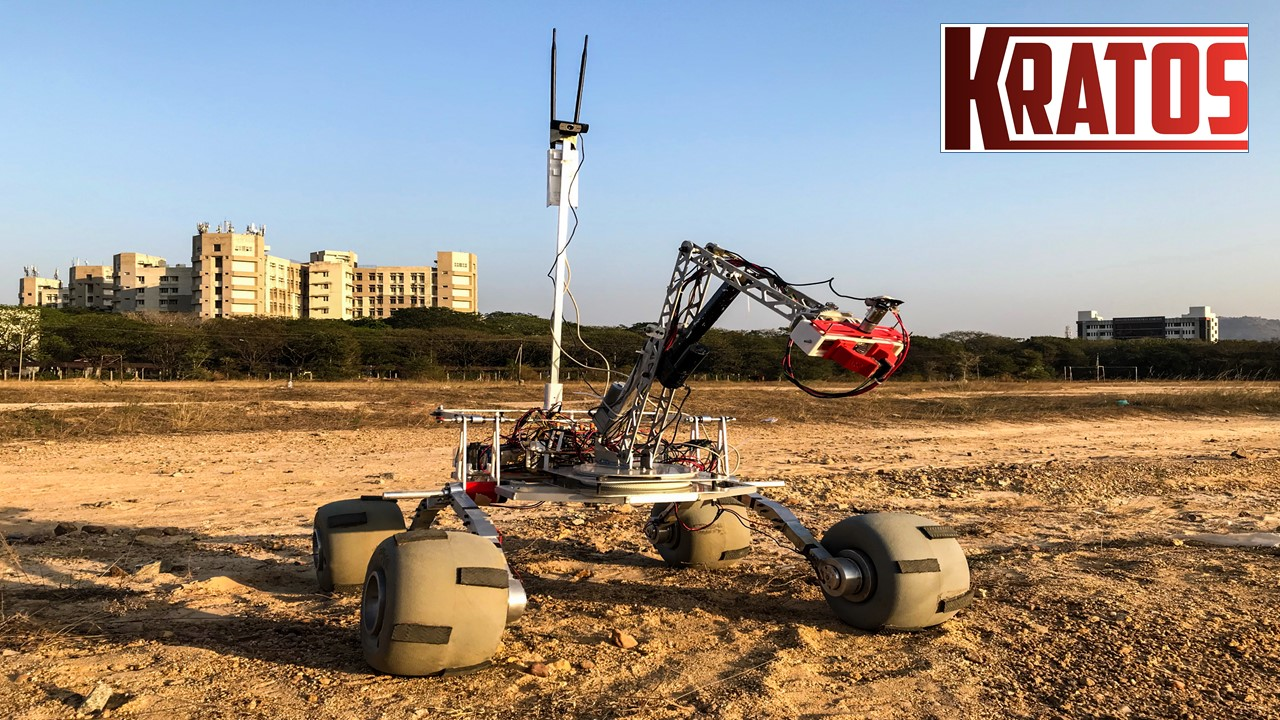
#> input picture 11test.jpg, 1280 x 720 px, given in place of the camera
$ python HSV_calibration.py
#> lines starting #> are read from the running program, lines starting #| are printed output that depends on the picture; after the words box and inside, x2 and y2 are one past the last pixel; in counts of white or black regions, pixels touching at a corner belong together
import cv2
import numpy as np
#cv2.resizeWindow('image',640,320)
#i=cv2.imread('MK1.jpg')
cam=cv2.VideoCapture(0)
def nothing(x):
    pass
cv2.namedWindow('Set properties')
cv2.resizeWindow('Set properties',400,400)
cv2.createTrackbar('H','Set properties',0,255,nothing)
cv2.createTrackbar('S','Set properties',0,255,nothing)
cv2.createTrackbar('V','Set properties',0,255,nothing)
cv2.createTrackbar('HM','Set properties',0,255,nothing)
cv2.createTrackbar('SM','Set properties',0,255,nothing)
cv2.createTrackbar('VM','Set properties',0,255,nothing)
HSV1=(0,0,104)
HSV2=(136,147,153)
#Soil types: gray: 95 36 74 107 110 172 mountain: 5 8 160 36 39 171
# light soil 0 4 119 176 52 159 dark soil 0 0 47 126 76 167 water bodies 0 0 99 155 78 151
def calibrate(img):
    #print('Loop in')
    r=cv2.selectROI("SELECTROI",img,False,False)

    cropped=cv2.cvtColor(img[int(r[1]):int(r[1]+r[3]), int(r[0]):int(r[0]+r[2])],cv2.COLOR_BGR2HSV)
    cv2.imshow('cropped',cropped)
    (h,s,v)=cv2.split(cropped)
    print(np.min(h),np.min(s),np.min(v),np.max(h),np.max(s),np.max(v))
num=0

while True:
    ret,frame=cam.read()
#> frame is the input picture: shape (720, 1280, 3); mean B, G, R 126.1, 138.3, 151.5
   #frame=i
    small = cv2.resize(frame, (0,0), fx=0.5, fy=0.5)
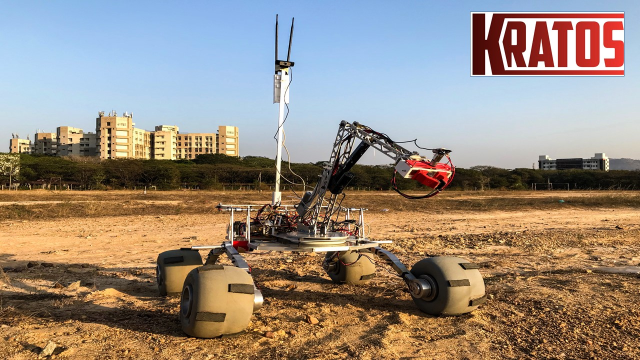
#> small: shape (360, 640, 3); mean B, G, R 126.2, 138.5, 151.7
    k=cv2.waitKey(1)
#> (key Esc is pressed here)
    if k==ord('c'):
        calibrate(small)
    H=cv2.getTrackbarPos('H','Set properties')
    S=cv2.getTrackbarPos('S','Set properties')
    V=cv2.getTrackbarPos('V','Set properties')
    HM=cv2.getTrackbarPos('HM','Set properties')
    SM=cv2.getTrackbarPos('SM','Set properties')
    VM=cv2.getTrackbarPos('VM','Set properties')
    image=cv2.inRange(cv2.cvtColor(small,cv2.COLOR_BGR2HSV),(H,S,V),(HM,SM,VM))
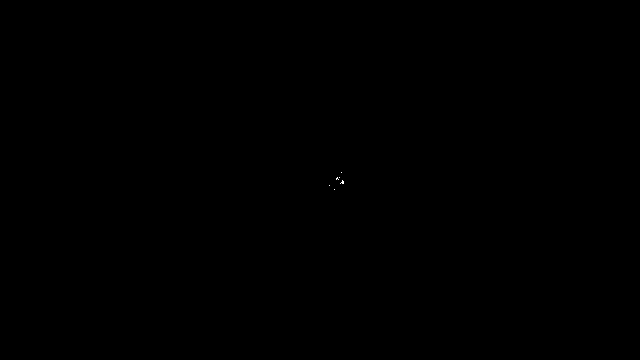
#> image: shape (360, 640); 0.01% white in thin lines or dots, all inside (x1, y1, x2, y2) = (329, 172, 344, 190)
    cv2.imshow('image',small)
    cv2.imshow('INRANGE',image)
    #cv2.imshow('Frame',i)

$ run again, on 12-45.JPG
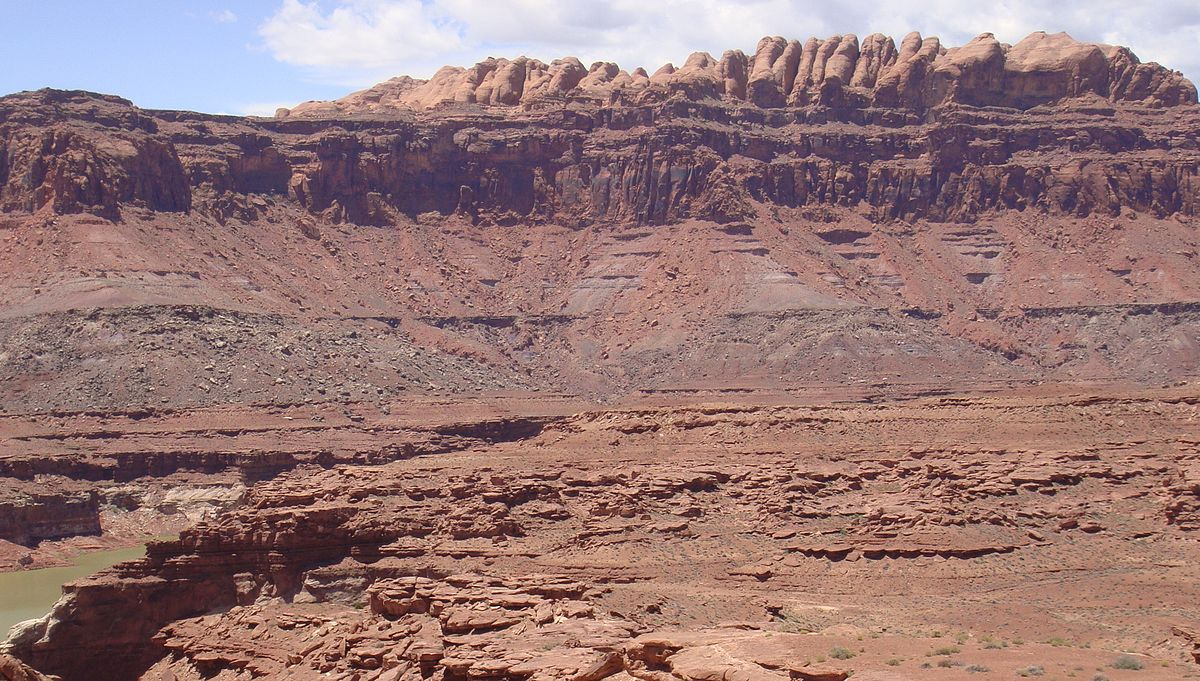
#> input picture 12-45.JPG, 1200 x 681 px, given in place of the camera
#> frame is the input picture: shape (681, 1200, 3); mean B, G, R 119.1, 120.4, 151.3
#> `small = cv2.resize(frame, (0,0), fx=0.5, fy=0.5)`:
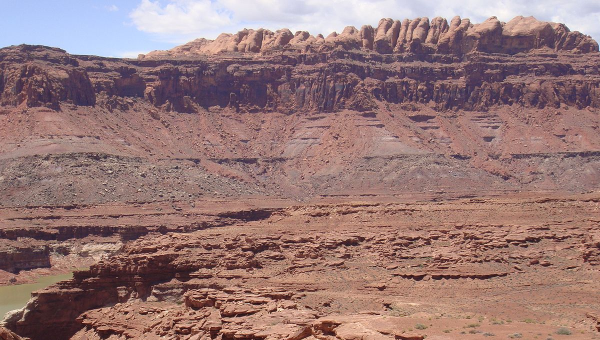
#> small: shape (340, 600, 3); mean B, G, R 119.3, 120.6, 151.4
#> image: shape (340, 600); every value is 0
